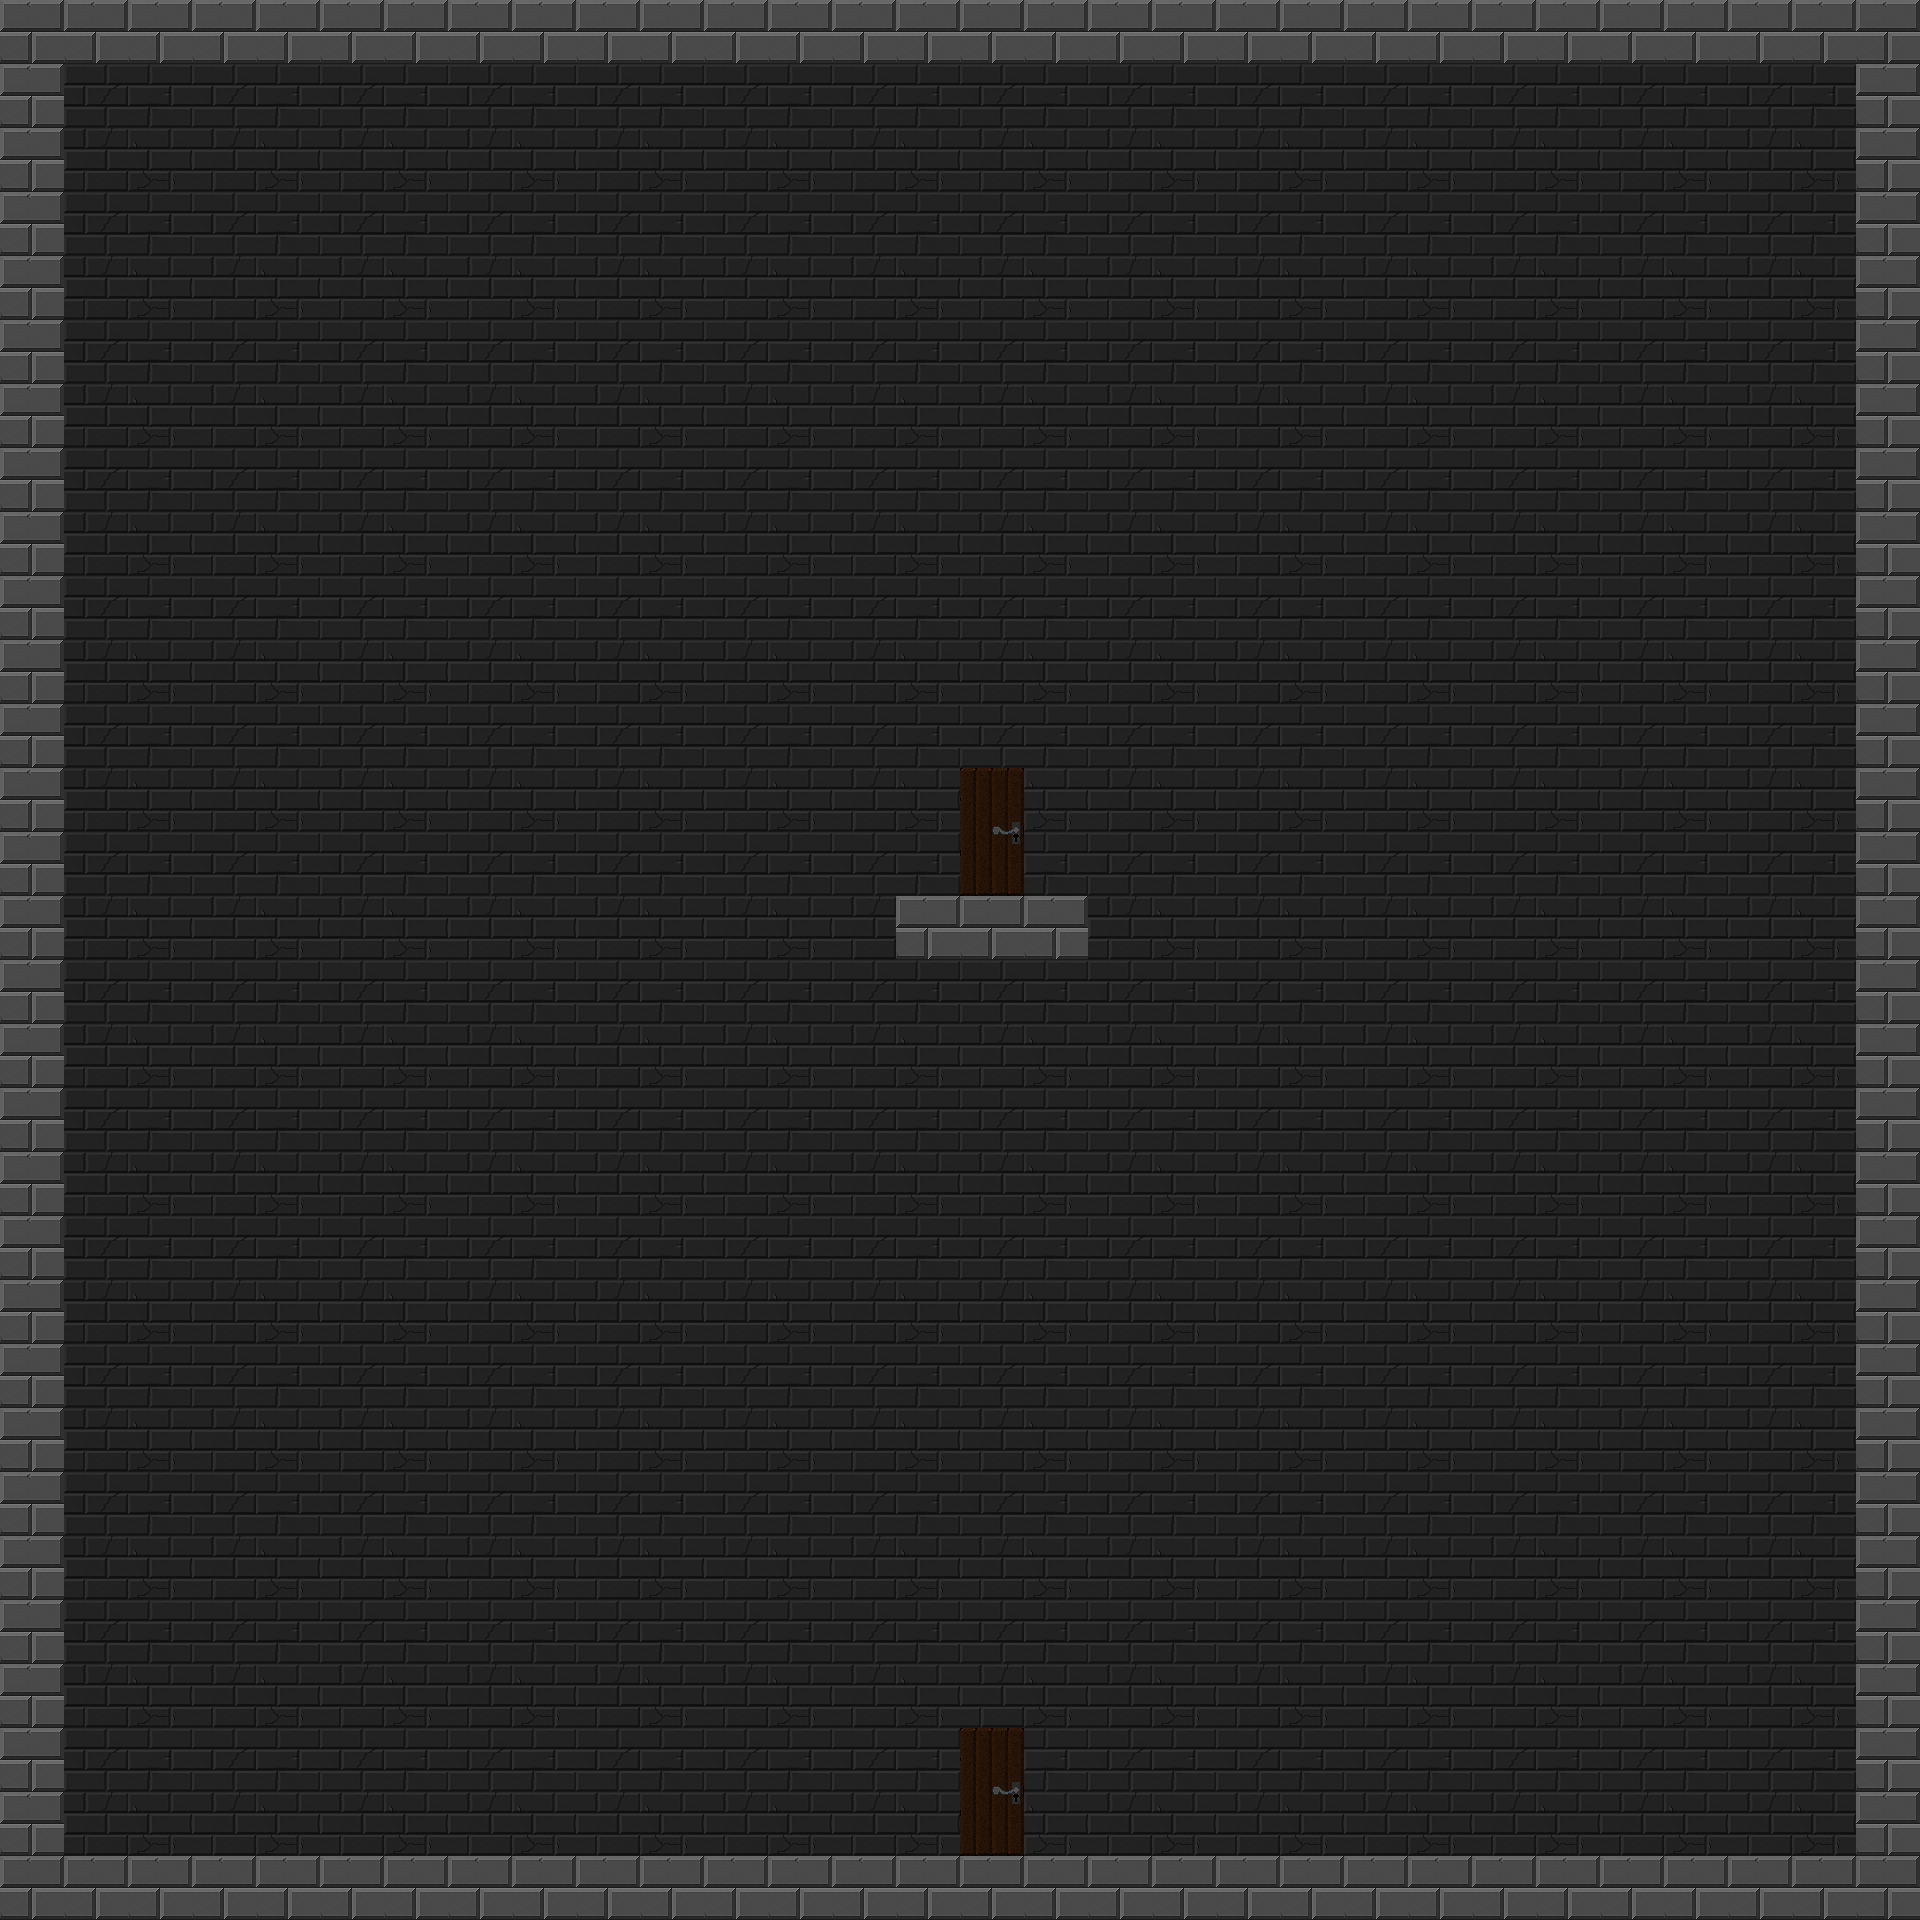

Below is a game level as drawn by its tile map, then a one-line description and the .tmx that defines it (tile-layer data replaced by summaries):
An orthogonal 30x30 tile map with 64x64 px tiles, 2 tile layers (Tile Layer 1, coll) and 3 objects.

<map version="1.0" orientation="orthogonal" width="30" height="30" tilewidth="64" tileheight="64">
 <tileset firstgid="1" name="Tezture Tiles" tilewidth="64" tileheight="64">
  <image source="Tezture Tiles.png" width="512" height="640" />
 </tileset>
 <layer name="Tile Layer 1" width="30" height="30">
  <data>[900 cells, 900 non-empty, 6 distinct tile ids]</data>
 </layer>
 <layer name="coll" width="30" height="30">
  <data>[900 cells, 119 non-empty, 1 distinct tile ids]</data>
 </layer>
 <objectgroup name="playerSpawn" width="30" height="30">
  <object x="992" y="832">
   <ellipse />
  </object>
 </objectgroup>
 <objectgroup name="playerEnd" width="30" height="30">
  <object x="980" y="1796">
   <ellipse />
  </object>
 </objectgroup>
 <objectgroup name="fairyDustEasy" width="30" height="30">
  <object x="1057" y="862">
   <ellipse />
  </object>
 </objectgroup>
</map>
